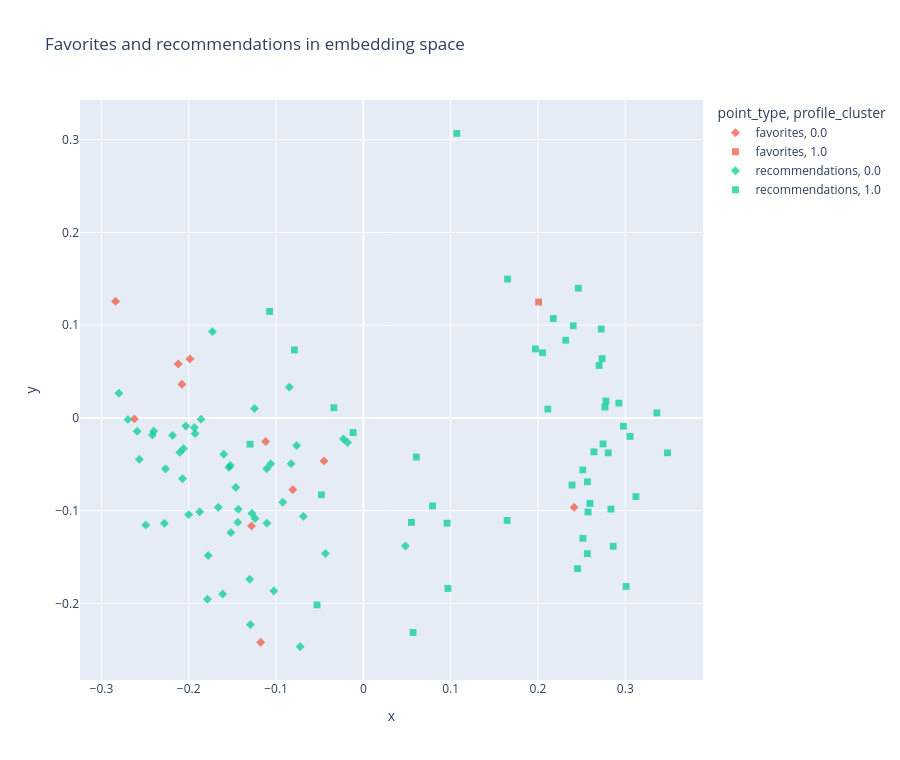

Write notebook code for a chart like this one.
### Markdown cell above
## 13. Visualize Favorites And Recommendations

### Code cell
profile_fig = rec.plot_profile_recommendations(
    df_candidates_default,
    candidate_embedding_matrix,
    user_favorites,
    hybrid_recommendations,
    background_sample=2000,
)
profile_fig.show()

### Figure 1 — Plotly figure (JSON) as saved in the notebook; plotly's stock layout.template omitted (floating-point values rounded to 4 significant figures; data arrays with more than 128 entries replaced by an {"elided": "..."} marker saying what was removed)
{"data": [{"customdata": [[0, "coffee shop", "specialty_coffee,good_coffee,desserts,cheap,good_value,friendly_staff,fast_service,casual,local_favorite,good_for_daytime,work_friendly,solo_friendly", null, null, 63.2], [0, "budget coffee shop", "cheap,good_value,casual,local_favorite,good_for_daytime,specialty_coffee,friendly_staff,inconsistent_service,slow_service,wheelchair_accessible,hard_to_park", null, null, 51], [0, "coffee shop", "specialty_coffee,good_coffee,cheap,good_value,friendly_staff,fast_service,casual,solo_friendly,laptop_friendly,work_friendly,good_for_daytime,crowded", null, null, 73.3], [0, "coffee shop", "specialty_coffee,good_coffee,cozy,lively,casual,local_favorite,laptop_friendly,study_friendly,solo_friendly,group_friendly,outdoor_seating,good_for_daytime,drinks_focused,food_focused,good_value,inconsistent_service", null, null, 71.2], [0, "tea and dessert cafe", "tea,desserts,good_value,friendly_staff,good_for_daytime,family_friendly,easy_parking,vegetarian_options", null, null, 50.2], [0, "specialty coffee shop", "specialty_coffee,good_coffee,cozy,local_favorite,outdoor_seating,dog_friendly,good_for_daytime,quiet,small_space,good_value,laptop_friendly,tea", null, null, 81.5], [0, "coffee shop", "friendly_staff,quiet,good_value,cheap,good_coffee,food_focused,casual,local_favorite,no_wait,good_for_daytime,solo_friendly", null, null, 53.4], [0, "coffee shop and dessert cafe", "stylish,quiet,good_value,specialty_coffee,desserts,good_for_daytime,friendly_staff,no_wait", null, null, 52.5], [0, "coffee shop", "good_coffee,specialty_coffee,cheap,good_value,friendly_staff,inconsistent_service,food_focused,laptop_friendly,casual,local_favorite,good_for_daytime,small_space", null, null, 62.4], [0, "speakeasy cocktail bar", "cocktails,lively,romantic,hidden_gem,date_spot,group_friendly,reservation_recommended,specialty_coffee,friendly_staff,inconsistent_service,small_space,good_for_night_out", null, null, 75.8], [0, "specialty coffee shop", "specialty_coffee,cozy,quiet,laptop_friendly,study_friendly,solo_friendly,group_friendly,good_coffee,desserts,good_value,friendly_staff,local_favorite", null, null, 70.6]], "hovertemplate": "<b>%{hovertext}</b><br><br>point_type=favorites<br>profile_cluster=%{customdata[0]}<br>x=%{x}<br>y=%{y}<br>ai_place_type_summary=%{customdata[1]}<br>ai_tags_csv=%{customdata[2]}<br>similarity=%{customdata[3]}<br>recommendation_score=%{customdata[4]}<br>map_visibility_score=%{customdata[5]}<extra></extra>", "hovertext": ["Pit’s coffee shop", "5 to GO Victor Brauner", "5 To Go", "Coffee Store", "D'Ice Sweets", "Utopia Coffee Bar", "Elinor coffee break", "Sister's caffe and bistro", "5 to go", "Oficiul 1", "Saint Roastery Baneasa"], "legendgroup": "favorites, 0.0", "marker": {"color": "#EF553B", "opacity": 0.72, "size": 7, "symbol": "diamond"}, "mode": "markers", "name": "favorites, 0.0", "showlegend": true, "type": "scattergl", "x": [-0.1988, -0.2078, -0.2623, -0.1282, -0.08083, -0.0451, -0.2121, -0.1119, -0.2839, 0.2414, -0.1176], "xaxis": "x", "y": [0.06358, 0.03625, -0.001045, -0.1166, -0.07732, -0.04644, 0.05818, -0.02553, 0.1257, -0.09649, -0.2421], "yaxis": "y"}, {"customdata": [[1, "small theater with bar and terrace", "cozy,local_favorite,date_spot,family_friendly,good_for_daytime,good_for_night_out,drinks_focused,good_value,friendly_staff,small_space,specialty_coffee,wheelchair_accessible", null, null, 76.9]], "hovertemplate": "<b>%{hovertext}</b><br><br>point_type=favorites<br>profile_cluster=%{customdata[0]}<br>x=%{x}<br>y=%{y}<br>ai_place_type_summary=%{customdata[1]}<br>ai_tags_csv=%{customdata[2]}<br>similarity=%{customdata[3]}<br>recommendation_score=%{customdata[4]}<br>map_visibility_score=%{customdata[5]}<extra></extra>", "hovertext": ["Teatrul / Terasa Infinit"], "legendgroup": "favorites, 1.0", "marker": {"color": "#EF553B", "opacity": 0.72, "size": 7, "symbol": "square"}, "mode": "markers", "name": "favorites, 1.0", "showlegend": true, "type": "scattergl", "x": [0.2007], "xaxis": "x", "y": [0.1249], "yaxis": "y"}, {"customdata": {"elided": "50x6 mixed values"}, "hovertemplate": "<b>%{hovertext}</b><br><br>point_type=recommendations<br>profile_cluster=%{customdata[0]}<br>x=%{x}<br>y=%{y}<br>ai_place_type_summary=%{customdata[1]}<br>ai_tags_csv=%{customdata[2]}<br>similarity=%{customdata[3]}<br>recommendation_score=%{customdata[4]}<br>map_visibility_score=%{customdata[5]}<extra></extra>", "hovertext": ["Custom CoffeeShop", "I’m coffee", "Green Caffe", "Cafeteca", "232 Specialty COFFEE SHOP", "Coffee Shop", "Some Coffee", "Vicii Coffee Shop", "5 To Go", "The Coffee Shop", "God's Coffee -Cafea de Specialitate", "The Coffee Shop", "Koffeine", "Coffee District", "TED’S COFFEE CO. Pache Protopopescu", "YOLO SPECIALTY COFFEE", "5 to go", "Happy Coffee", "DoubleShot Coffee", "SOTTO coffee&bites", "Createur Coffee", "The TWO coffee&more", "5 to go", "D123", "Perfect Simplu Specialty Coffee Timpuri Noi", "The Coffee Shop", "5 To Go", "5 to go Biruintei-Popesti", "The Coffee Shop", "4COFFEE", "B. & Co.[ffee]", "5 TO GO", "7 Stories", "Coffee 2 Go Pache", "Black Coffee Amzei", "5 to go", "Adam's Coffee", "LIT. SPECIALITY COFFEE", "Town Coffee", "TED'S COFFEE CO. Dorobanti", "COFFETEA Piața Romană", "Amaron Speciality Coffee", "The Coffee Shop", "ALT loc", "5 to go - Gheorghe Șincai 16", "Mugshot", "5 to go", "A.M. DAS Cafe", "5 To Go Bucurestii Noi", "5 to go"], "legendgroup": "recommendations, 0.0", "marker": {"color": "#00cc96", "opacity": 0.72, "size": 7, "symbol": "diamond"}, "mode": "markers", "name": "recommendations, 0.0", "showlegend": true, "type": "scattergl", "x": [-0.1729, -0.1777, -0.04347, -0.0923, -0.1599, -0.2, -0.1927, -0.1105, -0.2186, -0.228, -0.1875, -0.2493, -0.28, -0.1859, -0.1302, -0.07647, -0.2033, -0.206, -0.1061, -0.1462, -0.1539, -0.1277, -0.2103, -0.06868, -0.1026, -0.2417, -0.124, -0.1611, -0.2591, -0.1518, -0.1432, -0.2071, 0.0481, -0.2566, -0.08275, -0.1936, -0.1525, -0.1247, -0.1662, -0.1439, -0.07242, -0.08481, -0.2267, -0.02283, -0.1786, -0.01808, -0.2696, -0.1106, -0.1294, -0.2401], "xaxis": "x", "y": [0.09301, -0.1484, -0.1463, -0.09095, -0.03917, -0.1042, -0.01691, -0.1135, -0.01889, -0.1137, -0.1013, -0.1155, 0.02658, -0.001383, -0.174, -0.02983, -0.008785, -0.03308, -0.04946, -0.075, -0.05334, -0.1029, -0.0372, -0.1062, -0.1866, -0.01825, -0.1085, -0.19, -0.01444, -0.1237, -0.09856, -0.06555, -0.1381, -0.04472, -0.04943, -0.01045, -0.05127, 0.01013, -0.09647, -0.1126, -0.2467, 0.0332, -0.055, -0.02269, -0.1955, -0.02658, -0.001693, -0.0548, -0.2229, -0.01428], "yaxis": "y"}, {"customdata": {"elided": "48x6 mixed values"}, "hovertemplate": "<b>%{hovertext}</b><br><br>point_type=recommendations<br>profile_cluster=%{customdata[0]}<br>x=%{x}<br>y=%{y}<br>ai_place_type_summary=%{customdata[1]}<br>ai_tags_csv=%{customdata[2]}<br>similarity=%{customdata[3]}<br>recommendation_score=%{customdata[4]}<br>map_visibility_score=%{customdata[5]}<extra></extra>", "hovertext": ["Teatrul Unteatru", "Prinde Fluturi Cocktail Bar", "Hidden- The Social Space", "NoRoom Taproom Craft Beer Bar", "Family Pub", "Terasa Ubuntu", "Teoria", "Captain One Bar", "MIVA Pub & Lounge", "Toto", "Cafe 35", "Sing Tagma", "Terasa Baraka", "EquinoxeCaffe", "MOOD - Ateneu", "Delta Craft Beer Taproom", "Home", "9 Bar", "ZEN Bar", "FunnyTime Garden", "un MOFT cafe", "Marvin WineShop Bar & More", "Terasa Oasis", "Cool Drip Cafe", "TwoBastardsPub", "Wine & Coffee Beans", "Lokal", "Terasa Roua", "Caf'tory", "Forma", "B44", "Terminus", "TASTING ROOM by Ethic Wine", "Frank", "Terasa \"La butoaie\"", "Echoes Haus", "Triangol", "strada Mătăsari", "Niște Domni și Fiii", "Bordo Caffe & Pub", "Cafeneaua ART-AN-TE Universitate, București", "Sip Sip specialty coffee", "Zona libera Cismigiu", "Taps & Tapas", "Terasa La UMBRELUȚE", "Terasa La Mascotă", "Daily Corner", "Flair Angel"], "legendgroup": "recommendations, 1.0", "marker": {"color": "#00cc96", "opacity": 0.72, "size": 7, "symbol": "square"}, "mode": "markers", "name": "recommendations, 1.0", "showlegend": true, "type": "scattergl", "x": [0.2462, 0.2835, 0.2767, 0.2112, 0.2745, 0.2565, 0.2641, 0.2927, 0.2778, 0.1651, 0.09684, 0.2567, 0.2978, 0.06061, 0.07925, 0.2052, 0.1971, 0.2735, 0.3483, -0.03382, -0.1298, 0.107, 0.2804, -0.07903, 0.2724, -0.01183, 0.3121, 0.2515, -0.05311, 0.09581, 0.05503, 0.2404, 0.2513, 0.2701, 0.239, 0.3361, 0.3054, 0.2595, 0.2862, 0.1647, 0.05695, -0.1074, 0.2454, 0.2573, 0.301, 0.2175, -0.04811, 0.2317], "xaxis": "x", "y": [0.1398, -0.09842, 0.0116, 0.009444, -0.02799, -0.1464, -0.03659, 0.01591, 0.01814, 0.1497, -0.1838, -0.06892, -0.009009, -0.04228, -0.095, 0.07026, 0.07444, 0.06391, -0.03766, 0.01096, -0.02837, 0.3069, -0.03769, 0.07331, 0.09584, -0.01581, -0.08488, -0.1298, -0.2017, -0.1135, -0.1127, 0.09934, -0.05617, 0.05656, -0.07245, 0.005329, -0.01995, -0.09228, -0.1385, -0.1106, -0.2314, 0.1148, -0.1626, -0.1015, -0.1817, 0.1071, -0.08293, 0.08373], "yaxis": "y"}], "layout": {"height": 760, "legend": {"title": {"text": "point_type, profile_cluster"}, "tracegroupgap": 0}, "title": {"text": "Favorites and recommendations in embedding space"}, "xaxis": {"anchor": "y", "domain": [0, 1], "title": {"text": "x"}}, "yaxis": {"anchor": "x", "domain": [0, 1], "title": {"text": "y"}}}}
